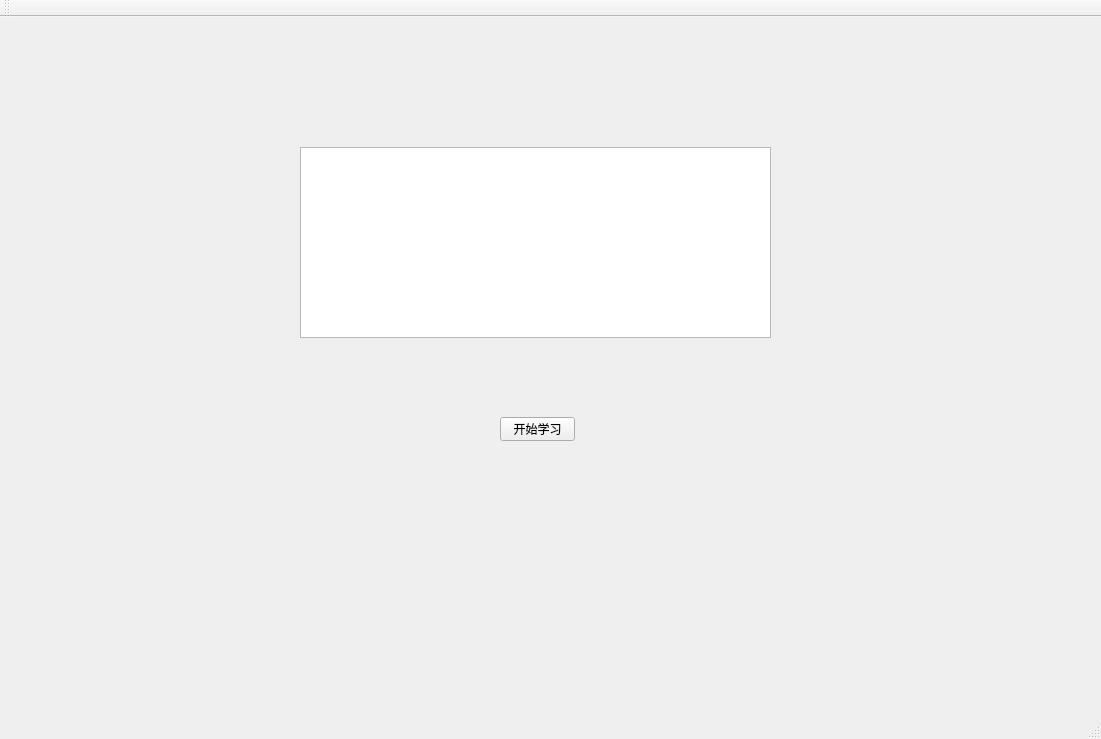
<?xml version="1.0" encoding="UTF-8"?>
<ui version="4.0">
 <class>QtWidgetsApplication1_HelloWorldClass</class>
 <widget class="QMainWindow" name="QtWidgetsApplication1_HelloWorldClass">
  <property name="geometry">
   <rect>
    <x>0</x>
    <y>0</y>
    <width>1101</width>
    <height>739</height>
   </rect>
  </property>
  <property name="windowTitle">
   <string>QtWidgetsApplication1_HelloWorld</string>
  </property>
  <widget class="QWidget" name="centralWidget">
   <widget class="QTextEdit" name="textEdit">
    <property name="geometry">
     <rect>
      <x>300</x>
      <y>130</y>
      <width>471</width>
      <height>191</height>
     </rect>
    </property>
   </widget>
   <widget class="QPushButton" name="pushButton">
    <property name="geometry">
     <rect>
      <x>500</x>
      <y>400</y>
      <width>75</width>
      <height>24</height>
     </rect>
    </property>
    <property name="text">
     <string>开始学习</string>
    </property>
   </widget>
  </widget>
  <widget class="QMenuBar" name="menuBar">
   <property name="geometry">
    <rect>
     <x>0</x>
     <y>0</y>
     <width>1101</width>
     <height>22</height>
    </rect>
   </property>
  </widget>
  <widget class="QToolBar" name="mainToolBar">
   <attribute name="toolBarArea">
    <enum>TopToolBarArea</enum>
   </attribute>
   <attribute name="toolBarBreak">
    <bool>false</bool>
   </attribute>
  </widget>
  <widget class="QStatusBar" name="statusBar"/>
 </widget>
 <layoutdefault spacing="6" margin="11"/>
 <resources>
  <include location="QtWidgetsApplication1_HelloWorld.qrc"/>
 </resources>
 <connections/>
</ui>
